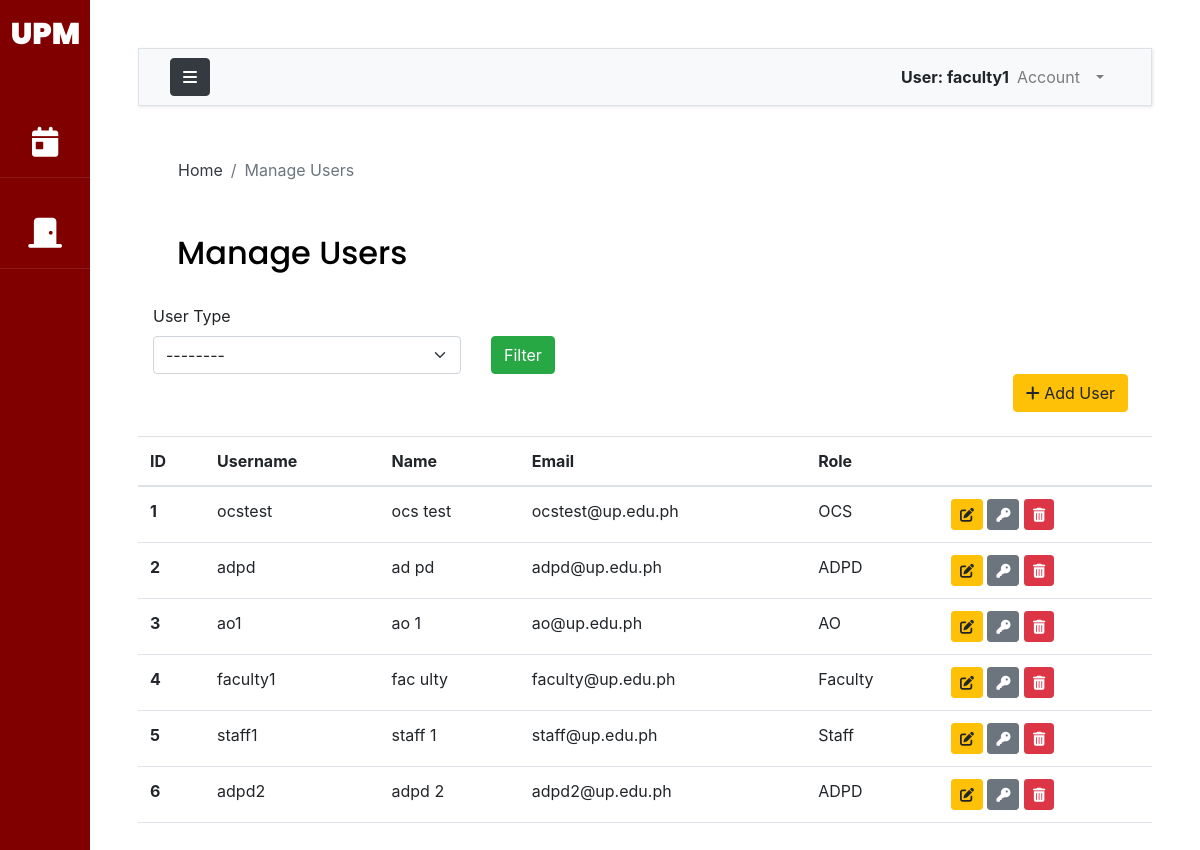
/accounts/manage/ (signed in), run on the app's committed database.
### accounts/models.py (models this page shows, shortened)
class AuthUser(AbstractUser):
    FACULTY = 1
    STAFF = 2
    OCS = 3
    ADPD = 4
    AO = 5
    USER_TYPE_CHOICES = (
        (FACULTY, 'Faculty'),
        (STAFF, 'Staff'),
        (OCS, 'OCS'),
        (ADPD, 'ADPD'),
        (AO,'AO')
    )
    first_name = models.CharField(max_length=200)
    last_name = models.CharField(max_length=200)
    email = models.EmailField(unique=True, validators=[
        EmailValidator(allowlist=['up.edu.ph'])
    ])
    college = models.ForeignKey("UPM.College",on_delete=models.CASCADE,null=True,blank=True)
    department = models.ForeignKey("UPM.Department",on_delete=models.CASCADE,null=True,blank=True)
    user_type = models.PositiveSmallIntegerField(choices=USER_TYPE_CHOICES,null=True)
    def __str__(self):
        return self.username

### accounts/views.py (the view, shortened to what this page needs)
# urls.py: path('manage/',views.manageUsers,name='manageUsers'),
@login_required(login_url='loginPage')
def manageUsers(request):
    users = AuthUser.objects.exclude(username='admin')
    context={'users':users}
    return render(request,"accounts/users.html",context)

### templates/accounts/users.html (shortened to what this page needs)
{% extends 'base.html' %}
{% load static %}
{% load crispy_forms_tags %}
{% block breadcrumb %}
<nav aria-label="breadcrumb">
  <ol class="breadcrumb mt-3 ms-4 bg-body">
    <li class="breadcrumb-item"><a href="{% url 'indexPage' %}" class="text-dark">Home</a></li>
    <li class="breadcrumb-item active" aria-current="page">Manage Users</li>
  </ol>
</nav>
{% endblock breadcrumb %}
{% block content %}
<div class = "container-fluid">
    <h2 class="py-4 px-4">Manage Users</h2>
      <form method="POST" action="">
        <div class="row">
            <div class="col-md-4 ">
                <label class="form-label">User Type</label>
                <select class="form-select" id="role" name="role">
                    <option value="none">--------</option>
                </select>
            </div>
            <div class="col-md-4 mt-4 pt-2">
              <button type="submit" class='btn btn-success'> Filter</button>
            </div>
        </div>
    </div>
    <div class = 'text-right'>
      <a class='btn btn-warning mb-4 mx-4' role='button' href = "{% url 'AddUserPage' %}"><i class="fa-solid fa-plus"></i> Add User</a>
    </div>
    {% include "accounts/user-table.html" %}
</div>
{% endblock content %}

### templates/base.html (shortened to what this page needs)
{% load static %}
{% load crispy_forms_tags %}
<!DOCTYPE html>
<html lang="en">
    <head>
        {% include 'css_modules.html' %}
    </head>
    <body>
        <div class="wrapper d-flex align-items-stretch">
            <nav id="sidebar" class="active">
                <h1><a href="{% url 'indexPage' %}" class="logo mt-2 pt-2">UPM</a></h1>
                <ul class="list-unstyled components mb-5">
                    <li>
                        <a href="{% url 'viewBookings' %}"><i class="fa-solid fa-calendar-day"></i> <span class="link_label ms-1"> Bookings</span></a>
                    </li>
                    {% if request.user.user_type == none %}
                    <li>
                        <a data-bs-toggle="collapse" href="#collapseOptions" role="button" aria-expanded="false" aria-controls="collapseOptions" id="clps"><i class="fa fa-cogs"></i> <span class="link_label">Administrator</span></a>
                        <div class="collapse" id="collapseOptions">
                            <a class='sub ms-4' href="{% url 'manageUsers' %}"><i class="sub fa fa-user"></i><span class="link_label ms-2">Manage Users</span></a>
                            <a class='sub ms-4' href="{% url 'manageCollege' %}"><i class="sub fa-solid fa-school"></i></i><span class="link_label">Manage Colleges</span></a>
                            <a class='sub ms-4' href="{% url 'manageRooms' %}"><i class="sub fa-solid fa-door-closed"></i><span class="link_label ms-1">Manage Rooms</span></a>
                            <a class='sub ms-4' href="{% url 'manageTerm' %}"><i class="sub fa fa-calendar"></i><span class="link_label ms-2">Manage Terms</span></a>
                        <div>
                    </li>
                    {% else %}
                        {% if request.user.user_type != none %}
                        <li>
                            <a href="{% url 'roomView' %}"><i class="fa-solid fa-door-closed"></i> <span class="link_label">View Rooms</span></a>
                        </li>
                       {% endif %}
                    {% endif %}
                </ul>
            </nav>
            <div id="content" class="p-4 p-md-5 bg-body">
                <nav class="navbar navbar-expand-lg navbar-light bg-light border">
                    <div class="container-fluid">
                        <button type="button" id="sidebarCollapse" class="btn btn-dark">
                            <i class="fa fa-bars"></i>
                        </button>
                        <div class="collapse navbar-collapse" id="navbarSupportedContent">
                            <ul class="nav navbar-nav ml-auto">
                                <span class="fw-bolder mt-2">User: {{request.user}}</span>
                                <li class="nav-item dropdown me-3 pe-3">
                                    <a class="nav-link dropdown-toggle" href="#" id="navbarDropdown" role="button" data-bs-toggle="dropdown" aria-expanded="false">
                                      Account
                                    </a>
                                </li>
                            </ul>
                        </div>
                    </div>
                </nav>
                <main>
                    <div class="app-title">
                        {% block breadcrumb %}
                        {% endblock breadcrumb %}
                    </div>
                    {% block content %}
                    {% endblock content %}
            </div>
    </body>
</html>

### templates/accounts/user-table.html
<table id='user-table' class="table">
    <thead>
      <tr>
        <th scope="col">ID</th>
        <th scope="col">Username</th>
        <th scope="col">Name</th>
        <th scope="col">Email</th>
        <th scope="col">Role</th>
        <th scope="col"></th>
      </tr>
    </thead>
    <tbody>
      {% for u in users %}
      <tr>
        <th scope="row">{{forloop.counter}}</th>
        <td>{{u.username}}</td>
        <td>{{u.get_full_name}}</td>
        <td>{{u.email}}</td>
        <td>{{u.get_user_type_display}}</td>
        <td>
            <button type="button" class="update bs-modal btn btn-sm btn-warning btn-sm" data-form-url="{% url 'editUser' u.id %}"><i class="fa-solid fa-pen-to-square"></i></button>
            <button type="button" class="pass bs-modal btn btn-sm btn-secondary btn-sm" data-form-url="{% url 'changePass' u.id %}"><i class="fa-solid fa-key"></i></button>
            <button type="button" class="delete bs-modal btn btn-sm btn-danger btn-sm" data-form-url="{% url 'deleteUser' u.id %}"><i class="fa-solid fa-trash-can"></i> </button>
        </td>
      </tr>
      {% endfor %}
    </tbody>
  </table>

### data on the page
AuthUser: user "faculty1", username "faculty1", get_full_name "fac ulty", email "faculty@up.edu.ph", user_type "Faculty"
AuthUser: username "ocstest", get_full_name "ocs test", email "ocstest@up.edu.ph", user_type "OCS"
AuthUser: username "adpd", get_full_name "ad pd", email "adpd@up.edu.ph", user_type "ADPD"
AuthUser: username "ao1", get_full_name "ao 1", email "ao@up.edu.ph", user_type "AO"
AuthUser: username "staff1", get_full_name "staff 1", email "staff@up.edu.ph", user_type "Staff"
AuthUser: username "adpd2", get_full_name "adpd 2", email "adpd2@up.edu.ph", user_type "ADPD"
